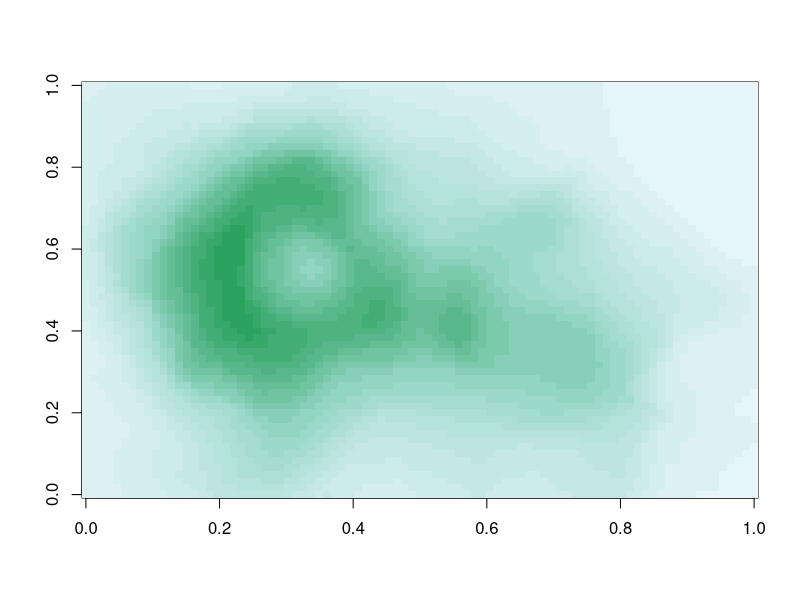
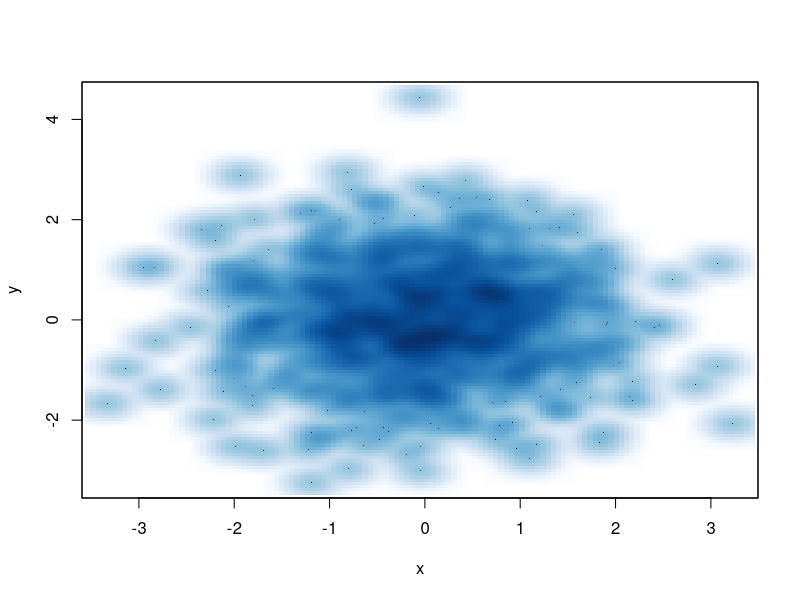
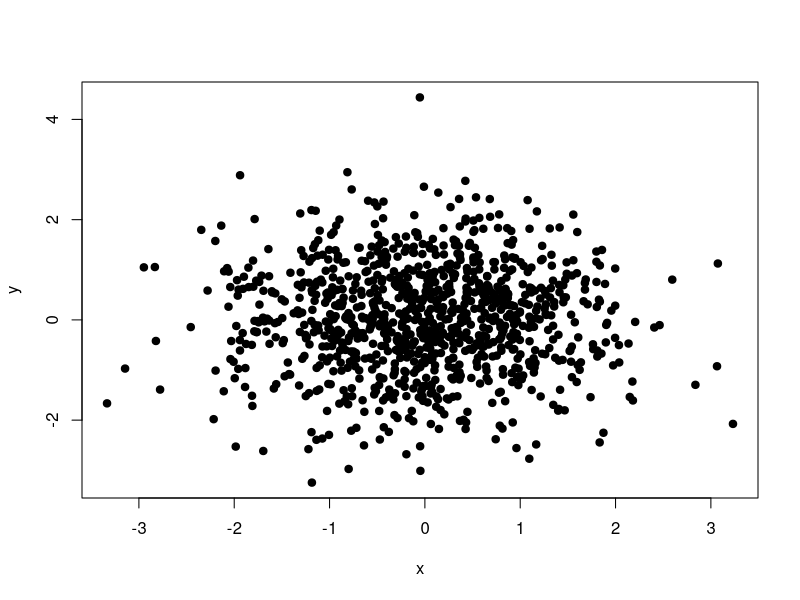
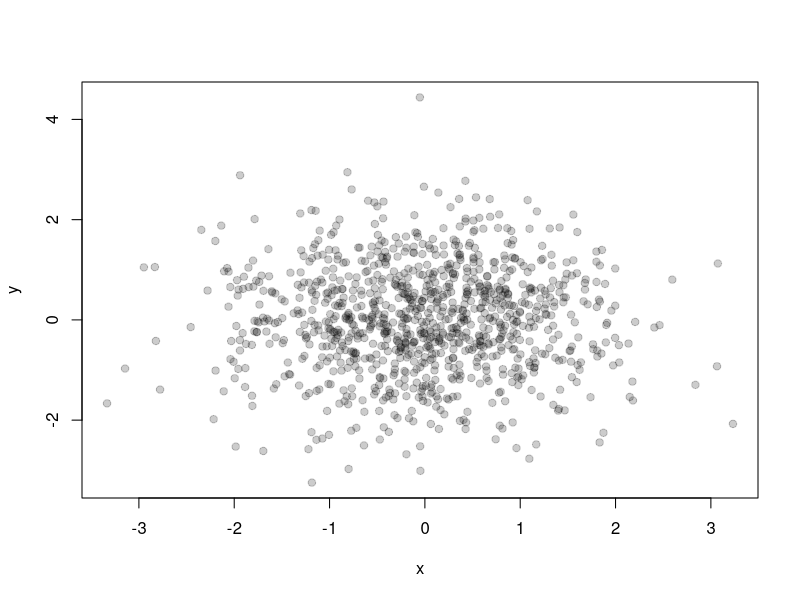

Generate these figures, in order, with R:
library(grDevices)
# colorRamp
pal <- colorRamp(c('red', 'blue'))
pal(0) # red, green, blue
pal(1)
pal(.5)
pal(seq(0, 1, len = 10))

# colorRampPalette
pal <- colorRampPalette(c('red', 'yellow'))
pal(2)
pal(10)


# RColorBrewer package - for choosing palette's
library(RColorBrewer)
brewer.pal.info
?brewer.pal
cols <- brewer.pal(3, 'BuGn')
cols
pal <- colorRampPalette(cols)
image(volcano, col = pal(20))


# smoothScatter - for lots of different points
x <- rnorm(1000)
y <- rnorm(1000)
smoothScatter(x, y) # 2D histogram

# scatterplots with transparency
plot(x, y, pch = 19)
plot(x, y, col = rgb(0, 0, 0, 0.2), pch = 19)
